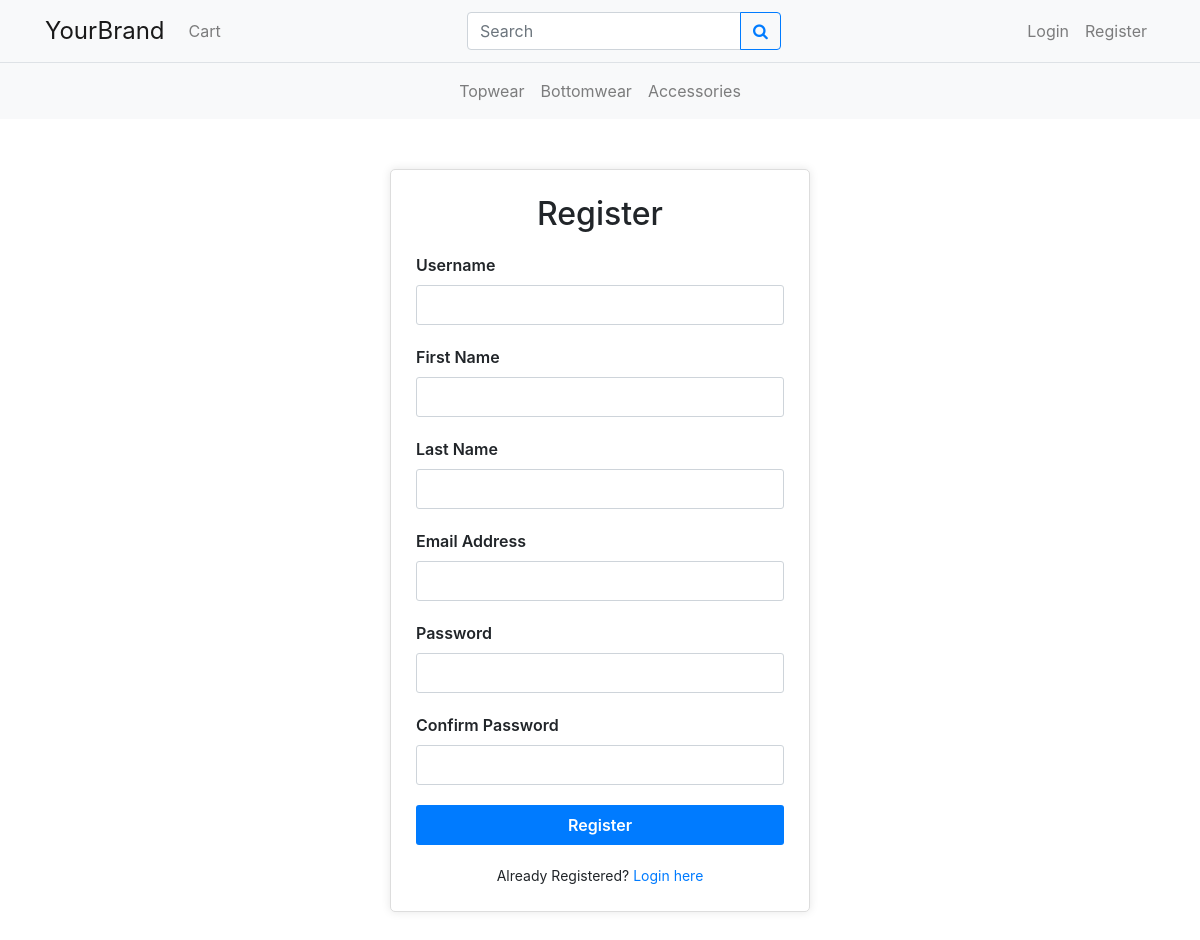
Page /credentials/register/ on the committed database.
### shop/models.py (models this page shows, shortened)
class Category(models.Model):
    category = models.CharField(max_length=200, unique=True)
    created_at = models.DateTimeField(auto_now_add=True)
    updated_at = models.DateTimeField(auto_now=True)
    class Meta:
        verbose_name_plural = 'categories'

### credentials/views.py (the view, shortened to what this page needs)
# urls.py: path('register/', views.register_user, name='register_user'),
def register_user(request):
    return render(request, 'register.html')

### shop/context_processors.py (called while the page is built)
def get_categories(request):
    categories = Category.objects.all()
    context = {'categories': categories,}
    return context

### templates/register.html (shortened to what this page needs)
{% extends 'base.html' %}
{% load static %}
{% block styles %}
    {{ block.super }}
    <link rel="stylesheet" href="{% static 'css/register.css' %}">
{% endblock %}
{% block body %}
<div class="custom-register-form">
    <h2>Register</h2>
    <form action="{% url 'register_user' %}" method="POST">
        <div class="form-group">
            <label for="username">Username</label>
            <input type="text" id="username" name="username" class="form-control" required>
        </div>
        <div class="form-group">
            <label for="firstname">First Name</label>
            <input type="text" id="firstname" name="firstname" class="form-control" required>
        </div>
        <div class="form-group">
            <label for="lastname">Last Name</label>
            <input type="text" id="lastname" name="lastname" class="form-control" required>
        </div>
        <div class="form-group">
            <label for="email">Email Address</label>
            <input type="email" id="email" name="email" class="form-control" required>
        </div>
        <div class="form-group">
            <label for="password">Password</label>
            <input type="password" id="password" name="password" class="form-control" required>
        </div>
        <div class="form-group">
            <label for="confirm_password">Confirm Password</label>
            <input type="password" id="confirm_password" name="confirm_password" class="form-control" required>
        </div>
        <button type="submit" class="btn btn-primary btn-register">Register</button>
    </form>
    <div class="login-link">
        Already Registered? <a href="{% url 'login_user' %}">Login here</a>
    </div>
</div>
{% endblock %}

### templates/base.html (shortened to what this page needs)
{% load static %}
<!DOCTYPE html>
<html lang="en">
<head>
    <link rel="stylesheet" href="https://cdnjs.cloudflare.com/ajax/libs/font-awesome/4.7.0/css/font-awesome.min.css">
    <link rel="stylesheet" href="https://stackpath.bootstrapcdn.com/bootstrap/4.5.2/css/bootstrap.min.css">
    {% block styles %}
    <link rel="stylesheet" href="{% static 'css/base.css' %}">
    {% endblock %}
</head>
<body>
<nav class="navbar navbar-expand-lg navbar-light bg-light custom-navbar">
    <div class="container">
        <a class="navbar-brand" href="{% url 'home' %}">YourBrand</a>
        <div class="collapse navbar-collapse" id="navbarNav">
            <ul class="navbar-nav mr-auto">
                <li class="nav-item">
                    <a class="nav-link" href="{% url 'cart' %}">Cart</a>
                </li>
            </ul>
            <form method="POST" action="{% url 'search' %}" class="form-inline my-2 my-lg-0">
                <div class="input-group">
                    <input class="form-control" name="search_key" type="search" placeholder="Search" aria-label="Search">
                    <div class="input-group-append">
                        <button class="btn btn-outline-primary" type="submit"><i class="fa fa-search"></i></button>
                    </div>
                </div>
            </form>
            <ul class="navbar-nav ml-auto">
                {% if not user.is_authenticated %}
                <li class="nav-item">
                    <a class="nav-link" href="{% url 'login_user' %}">Login</a>
                </li>
                <li class="nav-item">
                    <a class="nav-link" href="{% url 'register_user' %}">Register</a>
                </li>
                {% endif %}
            </ul>
        </div>
    </div>
</nav>
<nav class="navbar navbar-expand-lg navbar-light secondary-navbar">
    <div class="container">
        <ul class="navbar-nav mx-auto">
            {% for category in categories %}
            <li class="nav-item">
                <a class="nav-link" href="{% url 'category_products' category.id %}">{{ category.category }}</a>
            </li>
            {% endfor %}
        </ul>
    </div>
</nav>
{% block body %}
{% endblock %}
</body>
</html>

### static/css/base.css (style rules this page uses)
.custom-navbar .navbar-brand { font-size: 1.5rem; }
.custom-navbar .navbar-nav.ml-auto { justify-content: flex-end; }
.secondary-navbar { background-color: #f8f9fa; border-top: 1px solid #dee2e6; }
.secondary-navbar .nav-link { color: #495057; padding: 0.5rem 1rem; }

### static/css/register.css (style rules this page uses)
.custom-register-form { width: 100%; max-width: 420px; padding: 25px; background-color: #fff; border: 1px solid #ddd; border-radius: 5px; box-shadow: 0 0 10px rgba(0, 0, 0, 0.1); box-sizing: border-box; margin: 50px auto; }
.custom-register-form h2 { text-align: center; margin-bottom: 20px; }
.custom-register-form .form-group { margin-bottom: 20px; }
.custom-register-form .form-group label { font-weight: 600; }
.custom-register-form .form-control { height: 40px; font-size: 14px; border: 1px solid #ced4da; border-radius: 3px; padding: 8px; width: 100%; }
.custom-register-form .btn-register { margin: 0 auto; width: 100%; height: 40px; font-size: 16px; font-weight: 600; background-color: #007bff; color: #fff; border: none; border-radius: 3px; cursor: pointer; transition: background-color 0.3s; }
.login-link { text-align: center; margin-top: 20px; font-size: 14px; }
.login-link a { color: #007bff; text-decoration: none; }

### rows in the picture
Category: category "Topwear"
Category: category "Bottomwear"
Category: category "Accessories"
